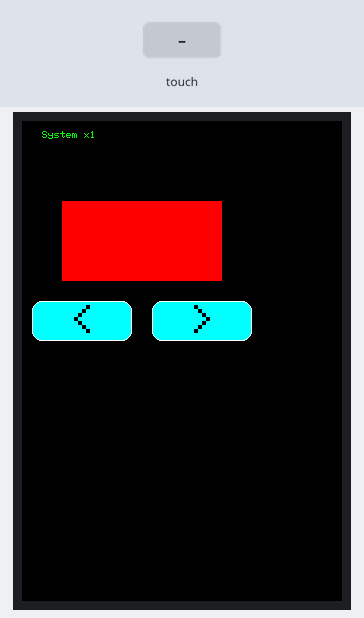
Bench run of a program on a simulated Arduino Uno, built with avr-gcc and run on an emulated ATmega328P. On the bench: 320×480 colour display. The test bench sets the inputs (shaded band).

Above: at 1.5 s.
1.6 s: touch panel pressed at 62 % / 10 % of its raw x / y range
At 1.9 s:
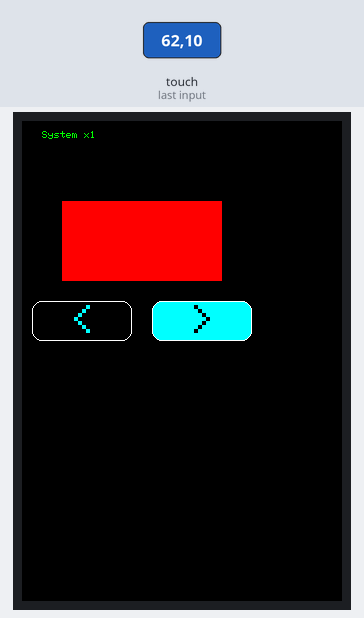
3.1 s: touch panel pressed at 62 % / 50 % of its raw x / y range
At 4.3 s:
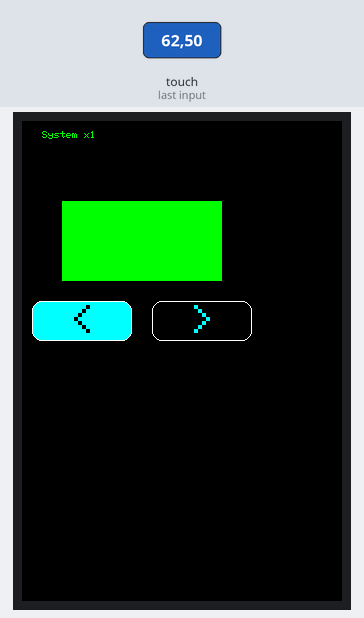
4.6 s: touch panel pressed at 13 % / 10 % of its raw x / y range
At 4.9 s:
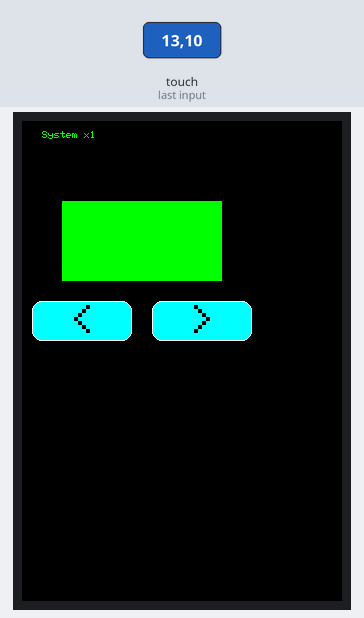
6.1 s: touch panel pressed at 62 % / 70 % of its raw x / y range
At 6.5 s:
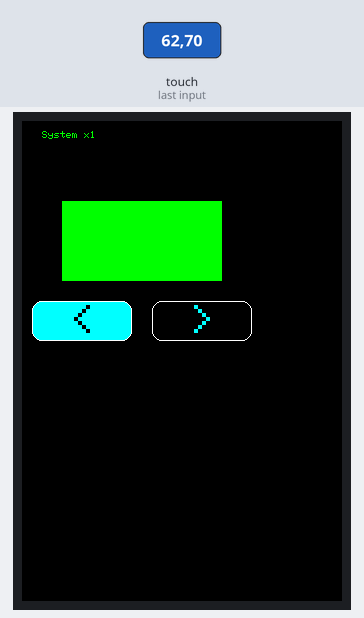
Timing chart, 0 to 8.6 s (numbered marks = the images above; inputs shaded):
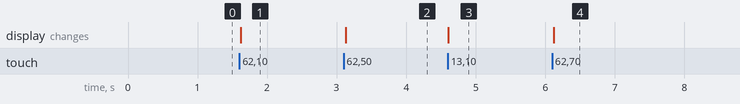

The program:

main.cpp
```cpp
/**
 * Blink
 *
 * Turns on an LED on for one second,
 * then off for one second, repeatedly.
 */
#include <Arduino.h>

#include "Display.h"

Display display;


void setup()
{
  display.begin();
  display.message(20, 10, 1, "System x1");
}

void loop()
{
  display.update();
}
```

Colors.h
```cpp
#ifndef COLORS_H
#define COLORS_H

#define BLACK   0x0000
#define BLUE    0x001F
#define RED     0xF800
#define GREEN   0x07E0
#define CYAN    0x07FF
#define MAGENTA 0xF81F
#define YELLOW  0xFFE0
#define WHITE   0xFFFF

#endif
```

Display.h
```cpp
#ifndef DISPLAY_H
#define DISPLAY_H

#include <Adafruit_GFX.h>    // Core graphics library
#include <MCUFRIEND_kbv.h>   // Hardware-specific library
#include <TouchScreen.h>
#define MINPRESSURE 200
#define MAXPRESSURE 1000

const int XP = 6, XM = A2, YP = A1, YM = 7; //ID=0x9341
const int TS_LEFT = 113, TS_RT = 924, TS_TOP = 910, TS_BOT = 162;

class Display {
private:
  MCUFRIEND_kbv tft;
  TouchScreen ts = TouchScreen(XP, YP, XM, YM, 300);
  Adafruit_GFX_Button dec_btn, inc_btn;
  Adafruit_GFX_Button *buttons[2];
  int touch_x, touch_y;
public:
  void begin();
  void update();
  void message(int x, int y, int size, const char *msg);
  void message(int x, int y, int size, int msg);
};

#endif
```

Display.cpp
```cpp
#include "Display.h"

#include "Colors.h"


void Display::begin() {
  uint16_t ID = tft.readID();
  if (ID == 0xD3) ID = 0x9481;
  tft.begin(ID);
  tft.setRotation(0);
  tft.fillScreen(BLACK);

  inc_btn.initButton(&tft, 180, 200, 100, 40 , WHITE, CYAN, BLACK, ">", 4);
  dec_btn.initButton(&tft, 60, 200, 100, 40, WHITE, CYAN, BLACK, "<", 4);
  inc_btn.drawButton(false);
  dec_btn.drawButton(false);

  tft.fillRect(40, 80, 160, 80, RED);

  buttons[0] = &dec_btn;
  buttons[1] = &inc_btn;

}

void Display::update()
{
  TSPoint p = ts.getPoint();
  pinMode(YP, OUTPUT);      //restore shared pins
  pinMode(XM, OUTPUT);
  digitalWrite(YP, HIGH);   //because TFT control pins
  digitalWrite(XM, HIGH);

  bool pressed = (p.z > MINPRESSURE && p.z < MAXPRESSURE);
  if (pressed) {
    touch_x = map(p.y, TS_LEFT, TS_RT, 0, 320);
    touch_y = map(p.x, TS_TOP, TS_BOT, 0, 480);

    for (int i = 0 ; i < 2; i++) {
      buttons[i]->press(buttons[i]->contains(touch_x, touch_y));
      if (buttons[i]->justReleased())
        buttons[i]->drawButton(false);
      if (buttons[i]->justPressed())
        buttons[i]->drawButton(true);
    }
  }

  if (inc_btn.justPressed()) {
    tft.fillRect(40, 80, 160, 80, GREEN);
  }
  if (dec_btn.justPressed()) {
    tft.fillRect(40, 80, 160, 80, RED);
  }
}

void Display::message(int x, int y, int size, const char *msg)
{
  tft.setCursor(x, y);
  tft.setTextColor(GREEN);
  tft.setTextSize(size);
  tft.print(msg);
}

void Display::message(int x, int y, int size, int msg)
{
  tft.setCursor(x, y);
  tft.setTextColor(GREEN);
  tft.setTextSize(size);
  tft.print(msg);
}
```

Measured:
- after the input at 1.6 s, the display: changes at once (image 1)
- after the input at 3.1 s, the display: changes at once (image 2)
- after the input at 4.6 s, the display: changes at once (image 3)
- after the input at 6.1 s, the display: changes at once (image 4)
